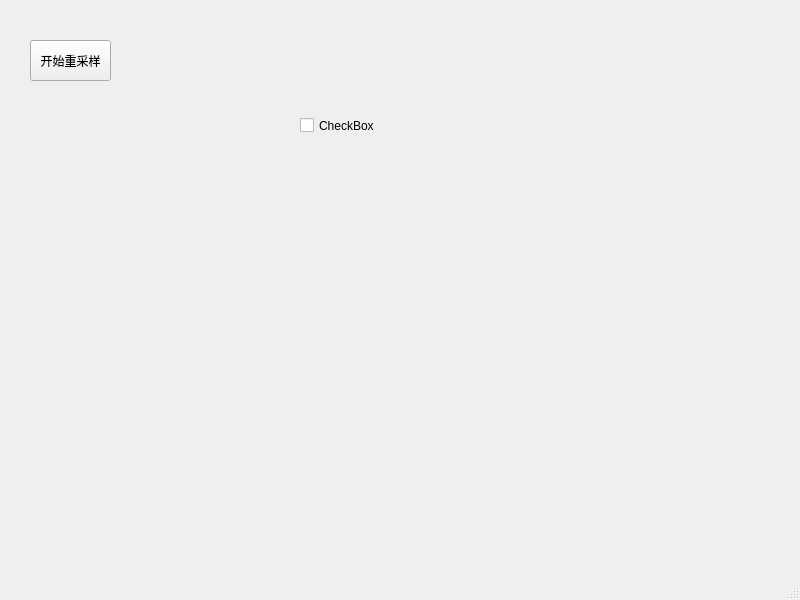
<?xml version="1.0" encoding="UTF-8"?>
<ui version="4.0">
 <class>MainWindow</class>
 <widget class="QMainWindow" name="MainWindow">
  <property name="geometry">
   <rect>
    <x>0</x>
    <y>0</y>
    <width>800</width>
    <height>600</height>
   </rect>
  </property>
  <property name="windowTitle">
   <string>MainWindow</string>
  </property>
  <widget class="QWidget" name="centralwidget">
   <widget class="QPushButton" name="AudioButton">
    <property name="geometry">
     <rect>
      <x>30</x>
      <y>40</y>
      <width>81</width>
      <height>41</height>
     </rect>
    </property>
    <property name="text">
     <string>开始重采样</string>
    </property>
   </widget>
   <widget class="QCheckBox" name="checkBox">
    <property name="geometry">
     <rect>
      <x>300</x>
      <y>90</y>
      <width>121</width>
      <height>71</height>
     </rect>
    </property>
    <property name="text">
     <string>CheckBox</string>
    </property>
   </widget>
  </widget>
  <widget class="QMenuBar" name="menubar">
   <property name="geometry">
    <rect>
     <x>0</x>
     <y>0</y>
     <width>800</width>
     <height>21</height>
    </rect>
   </property>
  </widget>
  <widget class="QStatusBar" name="statusbar"/>
 </widget>
 <resources/>
 <connections/>
</ui>
